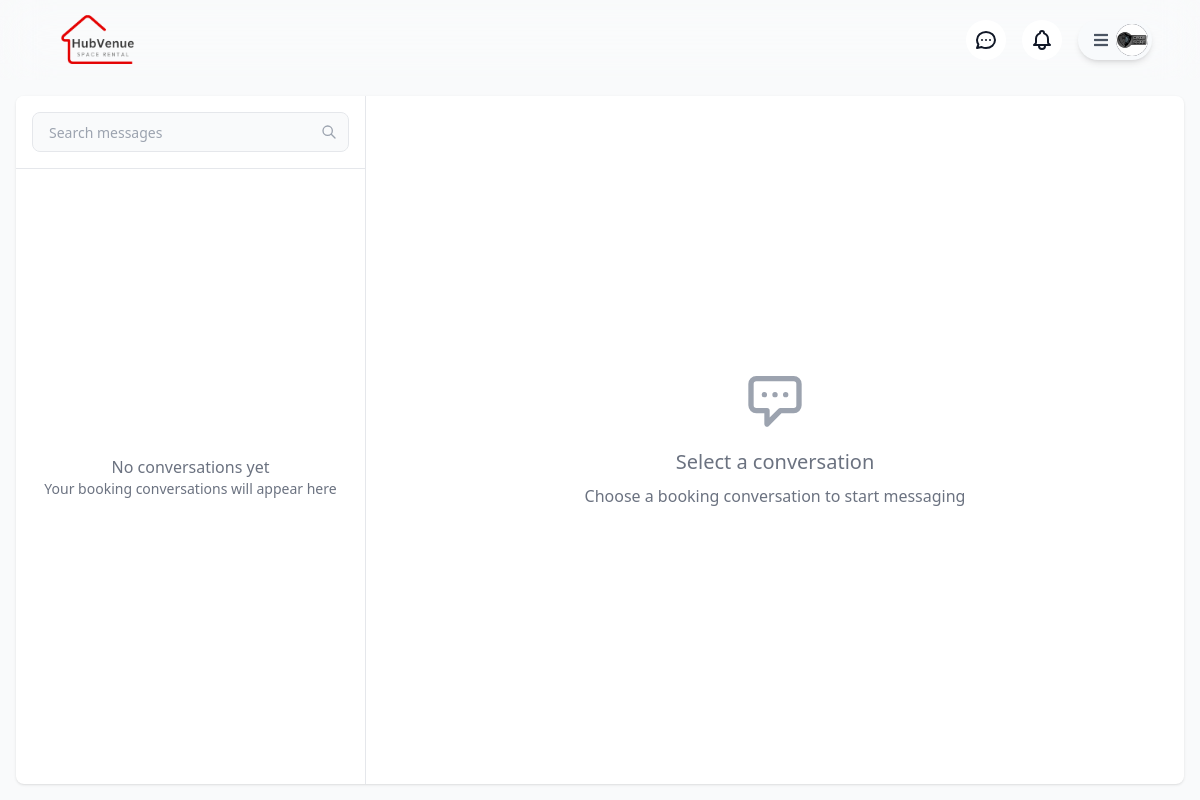
Page /messages.php (signed in) on the earlier database version.
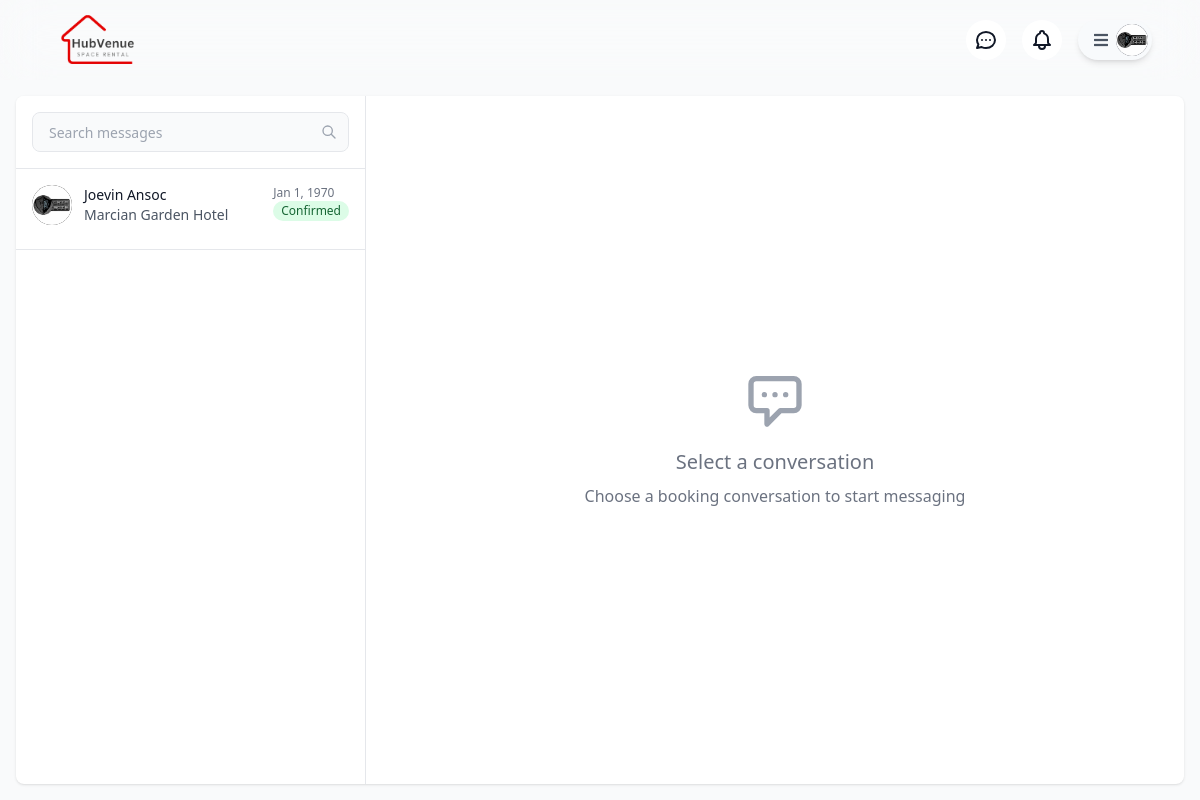
Same page on the later database version.
### tables this page shows
CREATE TABLE `users` (
  `id` int(11) NOT NULL,
  `firstname` varchar(50) NOT NULL,
  `lastname` varchar(50) NOT NULL,
  `middlename` varchar(50) DEFAULT NULL,
  `sex_id` int(11) NOT NULL,
  `user_type_id` int(11) NOT NULL,
  `birthdate` date NOT NULL,
  `contact_number` varchar(50) NOT NULL,
  `address` varchar(255) NOT NULL,
  `profile_pic` text DEFAULT NULL,
  `bio` text DEFAULT NULL,
  `email` varchar(50) NOT NULL,
  `password` varchar(255) NOT NULL,
  `is_Verified` enum('Verified','Not Verified') NOT NULL DEFAULT 'Not Verified',
  `verification_Token` text NOT NULL,
  `remember_token` text DEFAULT NULL,
  `token_expiry` datetime DEFAULT NULL,
  `reset_token` text DEFAULT NULL,
  `reset_token_expiry` datetime DEFAULT NULL,
  `created_at` timestamp NOT NULL DEFAULT current_timestamp(),
  `updated_at` timestamp NOT NULL DEFAULT current_timestamp() ON UPDATE current_timestamp()
);

CREATE TABLE `bookings` (
  `id` int(11) NOT NULL,
  `booking_start_date` date DEFAULT NULL,
  `booking_end_date` date DEFAULT NULL,
  `booking_participants` int(11) DEFAULT NULL,
  `booking_venue_price` decimal(10,2) DEFAULT NULL,
  `booking_entrance` decimal(10,2) DEFAULT NULL,
  `booking_cleaning` decimal(10,2) DEFAULT NULL,
  `booking_service_fee` decimal(10,2) DEFAULT NULL,
  `booking_duration` int(11) DEFAULT NULL,
  `booking_grand_total` decimal(10,2) DEFAULT NULL,
  `booking_dp_amount` decimal(10,2) DEFAULT NULL,
  `booking_balance` decimal(10,2) DEFAULT NULL,
  `booking_dp_id` int(11) DEFAULT NULL,
  `booking_coupon_id` int(11) DEFAULT NULL,
  `booking_discount_id` int(11) DEFAULT NULL,
  `booking_status_id` int(11) DEFAULT NULL,
  `booking_guest_id` int(11) DEFAULT NULL,
  `booking_venue_id` int(11) DEFAULT NULL,
  `booking_payment_method` int(11) DEFAULT NULL,
  `booking_payment_reference` varchar(255) DEFAULT NULL,
  `booking_payment_status_id` int(11) DEFAULT NULL,
  `booking_request` text DEFAULT NULL,
  `booking_cancellation_reason` text DEFAULT NULL,
  `booking_checkin_link` text NOT NULL,
  `booking_checkout_link` text NOT NULL,
  `booking_checkin_status` enum('Pending','Checked-In','No-Show') NOT NULL DEFAULT 'Pending',
  `booking_checkout_status` enum('Pending','Checked-Out') NOT NULL DEFAULT 'Pending',
  `booking_checkin_date` date NOT NULL,
  `booking_checkout_date` date NOT NULL,
  `booking_created_at` timestamp NOT NULL DEFAULT current_timestamp(),
  `booking_updated_at` timestamp NOT NULL DEFAULT current_timestamp() ON UPDATE current_timestamp()
);

CREATE TABLE `venues` (
  `id` int(11) NOT NULL,
  `name` varchar(255) NOT NULL,
  `description` text NOT NULL,
  `address` varchar(255) NOT NULL,
  `location` varchar(255) NOT NULL,
  `price` decimal(10,2) NOT NULL,
  `capacity` int(11) NOT NULL,
  `amenities` longtext NOT NULL CHECK (json_valid(`amenities`)),
  `rules` longtext NOT NULL,
  `entrance` int(11) NOT NULL,
  `cleaning` int(11) NOT NULL,
  `down_payment_id` int(11) NOT NULL,
  `venue_tag` int(11) NOT NULL,
  `thumbnail` int(11) NOT NULL,
  `time_inout` text NOT NULL,
  `host_id` int(11) NOT NULL,
  `status_id` int(11) NOT NULL,
  `availability_id` int(11) NOT NULL,
  `created_at` timestamp NOT NULL DEFAULT current_timestamp(),
  `updated_at` timestamp NOT NULL DEFAULT current_timestamp() ON UPDATE current_timestamp()
);

### classes/account.class.php (called while the page is built, shortened)
<?php
require_once(__DIR__ . '/../dbconnection.php');
class Account
{
    protected $db;
    function __construct()
    {
        $this->db = new Database();
    }
    public function getUserRole($userId)
    {
        try {
            $sql = 'SELECT name FROM user_types_sub uts JOIN users u ON uts.id = u.user_type_id WHERE u.id = :userId';
            $stmt = $this->db->connect()->prepare($sql);
            $stmt->bindParam(':userId', $userId);
            $stmt->execute();
            $role = $stmt->fetchColumn();
            return $role;
        } catch (PDOException $e) {
            error_log("Error fetching user role: " . $e->getMessage());
            return false;
        }
    }
    public function getProfileTemplate($id)
    {
        try {
            $sql = "SELECT profile_pic, LEFT(firstname, 1) AS initial FROM users WHERE id = :id";
            $stmt = $this->db->connect()->prepare($sql);
            $stmt->bindParam(':id', $id);
            $stmt->execute();
            if ($stmt->rowCount() > 0) {
                $result = $stmt->fetch(PDO::FETCH_ASSOC);
                return $result;
            }
            return null;
        } catch (PDOException $e) {
            error_log("Error fetching initial: " . $e->getMessage());
            return null;
        }
    }
}

### dbconnection.php (called while the page is built, shortened)
<?php
class Database
{
    private $host = 'localhost';
    private $username = 'root';
    private $password = '';
    private $dbname = 'hub_venue_1';
    function connect()
    {
        $this->connection = new PDO("mysql:host=$this->host;dbname=$this->dbname", $this->username, $this->password);
        return $this->connection;
    }
}

### messages.php (the view, shortened to what the rows shown need)
<?php
require_once './classes/venue.class.php';
require_once './classes/account.class.php';
require_once './dbconnection.php';
$accountObj = new Account();
$USER_ID = isset($_SESSION['user']) ? $_SESSION['user'] : null;
$userType = $accountObj->getUserRole($USER_ID);
$HOST_ROLE = "Host";
function getStatusBadge($statusId)
{
    $statusClasses = [
        1 => 'bg-yellow-100 text-yellow-800',
        2 => 'bg-green-100 text-green-800',
        3 => 'bg-red-100 text-red-800',
        4 => 'bg-blue-100 text-blue-800'
    ];
    $statusText = [
        1 => 'Pending',
        2 => 'Confirmed',
        3 => 'Cancelled',
        4 => 'Completed'
    ];
    $class = $statusClasses[$statusId] ?? 'bg-gray-100 text-gray-800';
    $text = $statusText[$statusId] ?? 'Unknown';
    return "<span class='inline-block px-2 py-0.5 rounded-full text-xs font-medium {$class}'>{$text}</span>";
}
try {
    $db = new Database();
    $conn = $db->connect();
    if ($userType == $HOST_ROLE) {
        $query = "SELECT DISTINCT
            b.*,
            v.id as venue_id,
            v.name as venue_name,
            v.host_id,
            g.firstname as guest_firstname,
            g.lastname as guest_lastname,
            g.profile_pic as guest_profile_pic,
            g.id as guest_id,
            COALESCE((
                SELECT COUNT(*)
                FROM messages m
                JOIN conversations c ON m.conversation_id = c.id
                LEFT JOIN message_status ms ON m.id = ms.message_id AND ms.user_id = :host_id
                WHERE c.booking_id = b.id
                AND m.sender_id != :host_id
                AND (ms.is_read = 0 OR ms.is_read IS NULL)
            ), 0) as unread_count,
            (
                SELECT m.created_at
                FROM messages m
                JOIN conversations c ON m.conversation_id = c.id
                WHERE c.booking_id = b.id
                ORDER BY m.created_at DESC
                LIMIT 1
            ) as last_message_at
        FROM bookings b
        JOIN venues v ON b.booking_venue_id = v.id
        JOIN users g ON b.booking_guest_id = g.id
        LEFT JOIN conversations c ON c.booking_id = b.id
        LEFT JOIN conversation_participants cp1 ON c.id = cp1.conversation_id AND cp1.user_id = :host_id
        LEFT JOIN conversation_participants cp2 ON c.id = cp2.conversation_id AND cp2.user_id = g.id
        WHERE v.host_id = :host_id
        AND b.booking_status_id = 2  /* Only Confirmed status */
        AND b.booking_payment_status_id = 2  /* Only Paid status */
        GROUP BY b.id, g.id, v.id, v.name, v.host_id, g.firstname, g.lastname, g.profile_pic  /* Include all selected columns */
        ORDER BY unread_count DESC, last_message_at DESC";
        $stmt = $conn->prepare($query);
        $stmt->execute(['host_id' => $USER_ID]);
        $bookings = $stmt->fetchAll(PDO::FETCH_ASSOC);
    }
    $uniqueUsers = [];
    foreach ($bookings as $booking) {
        if ($userType == $HOST_ROLE) {
            $userKey = $booking['guest_id'];
            $userName = $booking['guest_firstname'] . ' ' . $booking['guest_lastname'];
            $guestId = $booking['guest_id'];
            $hostId = $USER_ID;
            $venueId = $booking['venue_id'];
            $venueName = $booking['venue_name'];
            $profilePic = $booking['guest_profile_pic'];
        }
        if (
            !isset($uniqueUsers[$userKey]) ||
            strtotime($booking['last_message_at']) > strtotime($uniqueUsers[$userKey]['last_message_at'])
        ) {
            $uniqueUsers[$userKey] = [
                'booking_id' => $booking['id'],
                'venue_id' => $venueId,
                'venue_name' => $venueName,
                'guest_id' => $guestId,
                'host_id' => $hostId,
                'display_name' => $userName,
                'profile_pic' => $profilePic,
                'last_message_at' => $booking['last_message_at'],
                'booking_status_id' => $booking['booking_status_id'],
                'name' => $venueName,
                'unread_count' => (int) $booking['unread_count']
            ];
        }
    }
    usort($uniqueUsers, function ($a, $b) {
        return strtotime($b['last_message_at']) - strtotime($a['last_message_at']);
    });
} catch (PDOException $e) {
    error_log("Database error: " . $e->getMessage());
    $uniqueUsers = [];
}
?>
<!DOCTYPE html>
<html lang="en">
<head>
    <link rel="stylesheet" href="./output.css">
    <link href="https://cdnjs.cloudflare.com/ajax/libs/font-awesome/5.15.3/css/all.min.css" rel="stylesheet" />
    <link rel="stylesheet" href="https://unpkg.com/leaflet@1.9.4/dist/leaflet.css" />
</head>
<body class="bg-gray-50">
    <?php
    if (isset($_SESSION['user'])) {
        require_once './components/navbar.logged.in.php';
    } else {
        require_once './components/navbar.html';
    }
    ?>
    <div class="fixed mt-24 inset-0 pb-4 px-4">
        <div class="bg-white rounded-lg shadow w-full h-full max-w-7xl mx-auto overflow-hidden">
            <div class="flex h-full">
                <div class="w-[350px] flex flex-col border-r flex-shrink-0 h-full">
                    <div id="conversationsList" class="flex-1 overflow-y-auto custom-scrollbar">
                        <?php if (empty($uniqueUsers)): ?>
                            <div class="flex items-center justify-center h-full p-6 text-center text-gray-500">
                                <div>
                                    <p>No conversations yet</p>
                                    <p class="text-sm">Your booking conversations will appear here</p>
                                </div>
                            </div>
                        <?php else: ?>
                            <?php foreach ($uniqueUsers as $user): ?>
                                <div class="conversation-item hover:bg-gray-50 cursor-pointer border-b relative <?php echo ((int) $user['unread_count'] > 0) ? 'bg-blue-50' : ''; ?>"
                                    data-booking-id="<?php echo htmlspecialchars($user['booking_id']); ?>"
                                    data-venue-id="<?php echo htmlspecialchars($user['venue_id']); ?>"
                                    data-guest-id="<?php echo htmlspecialchars($user['guest_id']); ?>"
                                    data-host-id="<?php echo htmlspecialchars($user['host_id']); ?>"
                                    data-unread-count="<?php echo htmlspecialchars($user['unread_count']); ?>"
                                    onclick="loadConversation(this)">
                                    <div class="p-4">
                                        <div class="flex justify-between items-start mb-2">
                                            <div class="flex items-center space-x-3">
                                                <div class="relative">
                                                    <div class="h-10 w-10 rounded-full bg-black text-white flex items-center justify-center overflow-hidden">
                                                        <?php if (!isset($user['profile_pic']) || empty($user['profile_pic'])): ?>
                                                            <span class="text-lg font-medium"><?php echo strtoupper(substr($user['display_name'], 0, 1)); ?></span>
                                                        <?php else: ?>
                                                            <img src="./<?php echo htmlspecialchars($user['profile_pic']); ?>" alt="Profile" class="w-full h-full object-cover">
                                                        <?php endif; ?>
                                                    </div>
                                                </div>
                                                <div>
                                                    <h4 class="font-medium text-sm text-gray-900"><?php echo htmlspecialchars($user['display_name']); ?></h4>
                                                    <p class="text-sm text-gray-600"><?php echo htmlspecialchars($user['venue_name']); ?></p>
                                                </div>
                                            </div>
                                            <div class="flex flex-col items-end">
                                                <span class="text-xs text-gray-500">
                                                    <?php echo date('M j, Y', strtotime($user['last_message_at'])); ?>
                                                </span>
                                                <?php echo getStatusBadge($user['booking_status_id']); ?>
                                            </div>
                                        </div>
                                    </div>
                                </div>
                            <?php endforeach; ?>
                        <?php endif; ?>
                    </div>
                </div>
            </div>
        </div>
    </div>
</body>
</html>

### components/navbar.logged.in.php (shortened to what the rows shown need)
<?php
require_once './classes/account.class.php';
$account = new Account();
$USER_ID = isset($_SESSION['user']) ? $_SESSION['user'] : null;
$profileTemplate = $account->getProfileTemplate($USER_ID);
?>
<nav id="main-nav" class="bg-transparent backdrop-blur-xl z-40 fixed w-full px-2 lg:px-8">
  <div class="flex items-center justify-between md:px-4">
    <div class="flex items-center space-x-4">
    <button class="flex items-center space-x-4" id="menutabtrigger">
      <div class="relative flex items-center space-x-2 bg-slate-50 shadow-md rounded-full ps-4 p-1">
        <div class="relative">
          <div class="h-8 w-8 rounded-full bg-gray-900 text-white flex items-center justify-center">
            <?php
            if (!isset($profileTemplate['profile_pic'])) {
              echo '<p classname="uppercase">' . $profileTemplate['initial'] . '</p>';
            } else {
              echo '<img id="profileImage" name="profile_image" src="./' . htmlspecialchars($profileTemplate['profile_pic']) . '" alt="Profile Picture" class="w-full h-full rounded-full object-cover">';
            }
            ?>
          </div>
        </div>
      </div>
    </button>
    </div>
  </div>
</nav>

Differences in the rows shown:
added bookings: booking_guest.profile_pic (picture), display_name "Joevin Ansoc", booking_venue.name "Marcian Garden Hotel", last_message_at "Jan 1, 1970", booking_status "Confirmed"
Other differences:
text no longer shown: "No conversations yet Your booking conversations will appear here"
